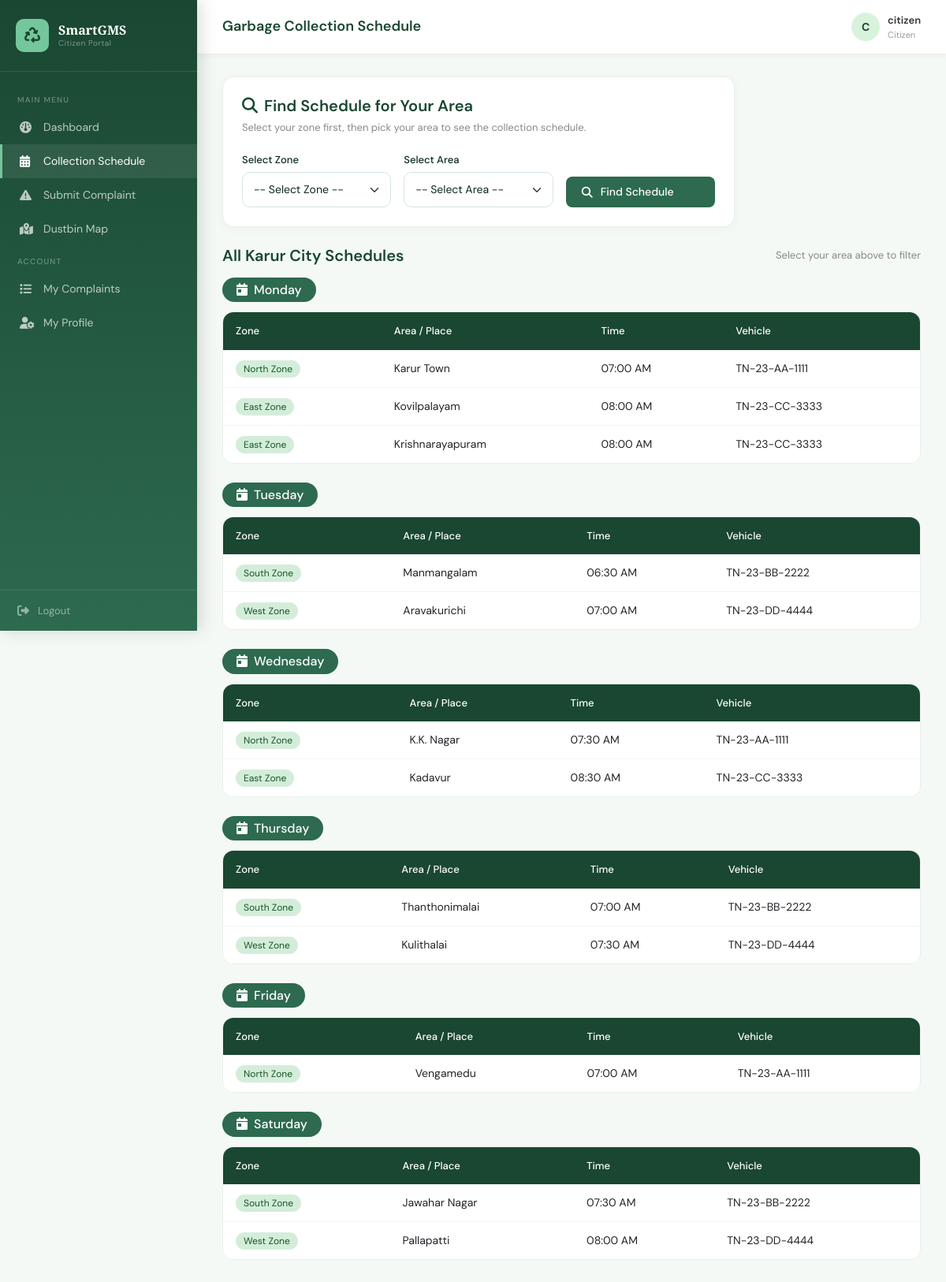
Screenshot of /citizen/schedule.php (signed in) with the database file from the repository.
### tables this page shows
CREATE TABLE `schedules` (
  `id` int(11) NOT NULL,
  `area` varchar(100) NOT NULL,
  `place` varchar(100) NOT NULL,
  `collection_day` varchar(20) NOT NULL,
  `collection_time` time NOT NULL,
  `vehicle_number` varchar(30) DEFAULT NULL,
  `notes` text DEFAULT NULL,
  `created_at` timestamp NOT NULL DEFAULT current_timestamp()
);

### citizen/schedule.php (the view, shortened to what this page needs)
<?php
require_once '../includes/db.php';
$schedules  = [];
$searched   = false;
$searchArea = '';
$days = ['Monday','Tuesday','Wednesday','Thursday','Friday','Saturday','Sunday'];
?>
<?php include '../includes/header.php'; ?>
<div class="sidebar">
    <div class="sidebar-brand">
        <div class="icon"><i class="fa-solid fa-recycle"></i></div>
        <div class="name">SmartGMS <small>Citizen Portal</small></div>
    </div>
    <div class="sidebar-menu">
        <div class="menu-label">Main Menu</div>
        <a href="dashboard.php"><i class="fa-solid fa-gauge"></i> Dashboard</a>
        <a href="schedule.php" class="active"><i class="fa-solid fa-calendar-days"></i> Collection Schedule</a>
        <a href="complaint.php"><i class="fa-solid fa-triangle-exclamation"></i> Submit Complaint</a>
        <a href="map.php"><i class="fa-solid fa-map-location-dot"></i> Dustbin Map</a>
        <div class="menu-label">Account</div>
        <a href="my_complaints.php"><i class="fa-solid fa-list"></i> My Complaints</a>
        <a href="profile.php"><i class="fa-solid fa-user-gear"></i> My Profile</a>
    </div>
    <div class="sidebar-footer">
        <a href="../logout.php"><i class="fa-solid fa-right-from-bracket"></i> Logout</a>
    </div>
</div>
<div class="main-content">
    <div class="topbar">
        <h4>Garbage Collection Schedule</h4>
        <div class="user-info">
            <div class="avatar"><?= strtoupper(substr($_SESSION['full_name'], 0, 1)) ?></div>
            <div>
                <div style="font-weight:600;color:#333;"><?= htmlspecialchars($_SESSION['full_name']) ?></div>
                <div style="font-size:11px;color:#999;">Citizen</div>
            </div>
        </div>
    </div>
    <div class="page-body">
        <div class="card border-0 shadow-sm rounded-3 mb-4" style="max-width:650px;">
            <div class="card-body p-4">
                <h5 style="color:#1a4731;font-weight:600;margin-bottom:6px;">
                    <i class="fa-solid fa-magnifying-glass me-2"></i>Find Schedule for Your Area
                </h5>
                <p style="color:#888;font-size:13px;margin-bottom:18px;">
                    Select your zone first, then pick your area to see the collection schedule.
                </p>
                <form method="POST">
                    <div class="row g-3 align-items-end">
                        <div class="col-md-4">
                            <label class="form-label">Select Zone</label>
                            <select id="zoneSelect" class="form-select" onchange="updateAreas()">
                                <option value="">-- Select Zone --</option>
                            </select>
                        </div>
                        <div class="col-md-4">
                            <label class="form-label">Select Area</label>
                            <select name="area" id="areaSelect" class="form-select" required>
                                <option value="">-- Select Area --</option>
                            </select>
                        </div>
                        <div class="col-md-4">
                            <button type="submit" class="btn-green btn w-100">
                                <i class="fa-solid fa-search me-1"></i> Find Schedule
                            </button>
                        </div>
                    </div>
                </form>
            </div>
        </div>
        <?php if ($searched): ?>
            <?php if (empty($schedules)): ?>
            <div style="text-align:center;padding:60px;background:#fff;border-radius:14px;border:1px solid #e8f0eb;">
                <div style="font-size:60px;margin-bottom:16px;">🔍</div>
                <h5 style="color:#1a4731;">No schedule found for "<?= htmlspecialchars($searchArea) ?>"</h5>
                <p style="color:#888;font-size:14px;">The admin hasn't added a schedule for this area yet.<br>Please check back later or contact your local municipality.</p>
            </div>
            <?php else: ?>
            <div class="d-flex align-items-center mb-3">
                <h5 style="color:#1a4731;font-weight:600;margin:0;">
                    Schedule for <span style="color:#2d6a4f;">"<?= htmlspecialchars($searchArea) ?>"</span>
                    — <?= count($schedules) ?> result(s)
                </h5>
            </div>
            <div class="row g-3">
                <?php foreach ($schedules as $s): ?>
                <div class="col-md-6 col-lg-4">
                    <div style="background:#fff;border-radius:14px;padding:22px;border:1px solid #e8f0eb;border-left:4px solid #2d6a4f;box-shadow:0 2px 12px rgba(0,0,0,.04);">
                        <div class="d-flex justify-content-between align-items-start mb-2">
                            <span style="background:#d4edda;color:#155724;padding:3px 10px;border-radius:20px;font-size:12px;"><?= htmlspecialchars($s['area']) ?></span>
                            <i class="fa-solid fa-calendar-days" style="color:#2d6a4f;font-size:18px;"></i>
                        </div>
                        <h5 style="color:#1a4731;font-weight:700;margin:10px 0 12px;"><?= htmlspecialchars($s['place']) ?></h5>
                        <div style="font-size:14px;color:#555;">
                            <div class="mb-2"><i class="fa-solid fa-calendar me-2" style="color:#2d6a4f;"></i><b><?= $s['collection_day'] ?></b></div>
                            <div class="mb-2"><i class="fa-solid fa-clock me-2" style="color:#2d6a4f;"></i><?= date('h:i A', strtotime($s['collection_time'])) ?></div>
                            <?php if ($s['vehicle_number']): ?>
                            <div class="mb-2"><i class="fa-solid fa-truck me-2" style="color:#2d6a4f;"></i><?= htmlspecialchars($s['vehicle_number']) ?></div>
                            <?php endif; ?>
                            <?php if ($s['notes']): ?>
                            <div style="background:#f8fffe;border-radius:8px;padding:8px;margin-top:8px;font-size:13px;color:#666;">
                                <i class="fa-solid fa-circle-info me-1" style="color:#2d6a4f;"></i><?= htmlspecialchars($s['notes']) ?>
                            </div>
                            <?php endif; ?>
                        </div>
                    </div>
                </div>
                <?php endforeach; ?>
            </div>
            <?php endif; ?>
        <?php else: ?>
        <div class="d-flex justify-content-between align-items-center mb-3">
            <h5 style="color:#1a4731;font-weight:600;margin:0;">All Karur City Schedules</h5>
            <span style="font-size:13px;color:#888;">Select your area above to filter</span>
        </div>
        <?php
            $allSchedules = $pdo->query("SELECT * FROM schedules ORDER BY FIELD(collection_day,'Monday','Tuesday','Wednesday','Thursday','Friday','Saturday','Sunday')")->fetchAll();
            $byDay = [];
            foreach ($allSchedules as $s) { $byDay[$s['collection_day']][] = $s; }
        ?>
        <?php if (empty($allSchedules)): ?>
        <div style="text-align:center;padding:60px;background:#fff;border-radius:14px;border:1px solid #e8f0eb;">
            <div style="font-size:60px;margin-bottom:16px;">📅</div>
            <h5 style="color:#1a4731;">No schedules added yet</h5>
            <p style="color:#888;font-size:14px;">The admin will add schedules soon. Please check back later.</p>
        </div>
        <?php else: ?>
        <?php foreach ($days as $day): ?>
        <?php if (isset($byDay[$day])): ?>
        <div class="mb-4">
            <h6 style="color:#fff;background:#2d6a4f;display:inline-block;padding:6px 18px;border-radius:20px;margin-bottom:12px;">
                <i class="fa-solid fa-calendar-day me-1"></i> <?= $day ?>
            </h6>
            <div class="custom-table">
                <table class="table mb-0">
                    <thead>
                        <tr><th>Zone</th><th>Area / Place</th><th>Time</th><th>Vehicle</th></tr>
                    </thead>
                    <tbody>
                        <?php foreach ($byDay[$day] as $s): ?>
                        <tr>
                            <td><span style="background:#d4edda;color:#155724;padding:3px 10px;border-radius:20px;font-size:12px;"><?= htmlspecialchars($s['area']) ?></span></td>
                            <td><?= htmlspecialchars($s['place']) ?></td>
                            <td><?= date('h:i A', strtotime($s['collection_time'])) ?></td>
                            <td><?= htmlspecialchars($s['vehicle_number'] ?: '—') ?></td>
                        </tr>
                        <?php endforeach; ?>
                    </tbody>
                </table>
            </div>
        </div>
        <?php endif; ?>
        <?php endforeach; ?>
        <?php endif; ?>
        <?php endif; ?>
    </div>
</div>
<?php include '../includes/footer.php'; ?>

### assets/css/style.css (style rules this page uses)
:root { --green-dark: #1a4731; --green-mid: #2d6a4f; --green-light: #52b788; --green-pale: #d8f3dc; --green-accent: #74c69d; --white: #f8fffe; --text-dark: #0d2b1e; --text-muted: #5a7a6a; --bg-page: #f4f9f6; --border-color: #e8f0eb; }
*, *::before, *::after { box-sizing: border-box; margin: 0; padding: 0; }
html, body { height: 100%; font-family: 'DM Sans', sans-serif; background: var(--bg-page); color: var(--text-dark); }
.sidebar { width: 250px; min-height: 100vh; background: linear-gradient(180deg, var(--green-dark) 0%, var(--green-mid) 100%); position: fixed; top: 0; left: 0; z-index: 100; box-shadow: 4px 0 20px rgba(0,0,0,.15); }
.sidebar-brand { padding: 24px 20px; border-bottom: 1px solid rgba(255,255,255,.1); display: flex; align-items: center; gap: 12px; }
.sidebar-brand .icon { width: 42px; height: 42px; background: var(--green-accent); border-radius: 10px; display: flex; align-items: center; justify-content: center; font-size: 20px; color: var(--green-dark); }
.sidebar-brand .name { font-family: 'Playfair Display', serif; font-size: 16px; font-weight: 700; color: #fff; line-height: 1.2; }
.sidebar-brand .name small { display: block; font-family: 'DM Sans', sans-serif; font-size: 10px; font-weight: 300; color: rgba(255,255,255,.5); letter-spacing: .5px; }
.sidebar-menu { padding: 16px 0; }
.menu-label { font-size: 10px; letter-spacing: 1.2px; text-transform: uppercase; color: rgba(255,255,255,.35); padding: 12px 22px 6px; font-weight: 500; }
.sidebar a { display: flex; align-items: center; gap: 12px; padding: 11px 22px; color: rgba(255,255,255,.7); text-decoration: none; font-size: 14px; font-weight: 400; transition: all .2s; border-left: 3px solid transparent; }
.sidebar a:hover, .sidebar a.active { background: rgba(255,255,255,.08); color: #fff; border-left-color: var(--green-accent); }
.sidebar a i { width: 18px; font-size: 15px; }
.sidebar-footer { position: absolute; bottom: 0; left: 0; right: 0; padding: 16px 22px; border-top: 1px solid rgba(255,255,255,.1); }
.sidebar-footer a { color: rgba(255,255,255,.5); font-size: 13px; display: flex; align-items: center; gap: 8px; text-decoration: none; transition: color .2s; border-left: none !important; padding: 0 !important; background: none !important; }
.main-content { margin-left: 250px; min-height: 100vh; }
.topbar { background: #fff; padding: 16px 32px; display: flex; align-items: center; justify-content: space-between; border-bottom: 1px solid var(--border-color); box-shadow: 0 2px 8px rgba(0,0,0,.04); position: sticky; top: 0; z-index: 99; }
.topbar h4 { margin: 0; font-size: 18px; color: var(--green-dark); font-weight: 600; }
.topbar .user-info { display: flex; align-items: center; gap: 10px; font-size: 13px; color: #666; }
.page-body { padding: 28px 32px; }
.avatar { width: 36px; height: 36px; border-radius: 50%; background: var(--green-pale); color: var(--green-dark); display: flex; align-items: center; justify-content: center; font-weight: 700; font-size: 14px; }
.custom-table { background: #fff; border-radius: 14px; overflow: hidden; border: 1px solid var(--border-color); }
.custom-table thead th { background: var(--green-dark); color: #fff; font-size: 13px; font-weight: 500; padding: 14px 16px; border: none; }
.custom-table tbody td { padding: 13px 16px; font-size: 14px; vertical-align: middle; border-bottom: 1px solid #f0f5f2; }
.custom-table tbody tr:last-child td { border-bottom: none; }
.btn-green { background: var(--green-mid); color: #fff; border: none; border-radius: 8px; padding: 9px 20px; font-size: 14px; font-weight: 500; transition: all .2s; text-decoration: none; display: inline-flex; align-items: center; gap: 6px; cursor: pointer; }
.form-control, .form-select { border: 1.5px solid #d4e6da; border-radius: 10px; padding: 11px 14px; font-family: 'DM Sans', sans-serif; font-size: 14px; color: var(--text-dark); transition: border-color .2s, box-shadow .2s; }
.form-label { font-size: 13px; font-weight: 500; color: var(--text-dark); margin-bottom: 6px; }
.card { border-radius: 14px !important; border: 1px solid var(--border-color) !important; box-shadow: 0 2px 12px rgba(0,0,0,.04) !important; }

### rows the page displays
schedules: area "North Zone", place "Karur Town", collection_time "07:00 AM", vehicle_number "TN-23-AA-1111"
schedules: area "East Zone", place "Kovilpalayam", collection_time "08:00 AM", vehicle_number "TN-23-CC-3333"
schedules: area "East Zone", place "Krishnarayapuram", collection_time "08:00 AM", vehicle_number "TN-23-CC-3333"
schedules: area "South Zone", place "Manmangalam", collection_time "06:30 AM", vehicle_number "TN-23-BB-2222"
schedules: area "West Zone", place "Aravakurichi", collection_time "07:00 AM", vehicle_number "TN-23-DD-4444"
schedules: area "North Zone", place "K.K. Nagar", collection_time "07:30 AM", vehicle_number "TN-23-AA-1111"
schedules: area "East Zone", place "Kadavur", collection_time "08:30 AM", vehicle_number "TN-23-CC-3333"
schedules: area "South Zone", place "Thanthonimalai", collection_time "07:00 AM", vehicle_number "TN-23-BB-2222"
schedules: area "West Zone", place "Kulithalai", collection_time "07:30 AM", vehicle_number "TN-23-DD-4444"
schedules: area "North Zone", place "Vengamedu", collection_time "07:00 AM", vehicle_number "TN-23-AA-1111"
schedules: area "South Zone", place "Jawahar Nagar", collection_time "07:30 AM", vehicle_number "TN-23-BB-2222"
schedules: area "West Zone", place "Pallapatti", collection_time "08:00 AM", vehicle_number "TN-23-DD-4444"

### other values shown
substr($_SESSION['full_name'], 0, 1) "C"
$_SESSION['full_name'] "citizen"
$day "Monday"
$day "Tuesday"
$day "Wednesday"
$day "Thursday"
$day "Friday"
$day "Saturday"
